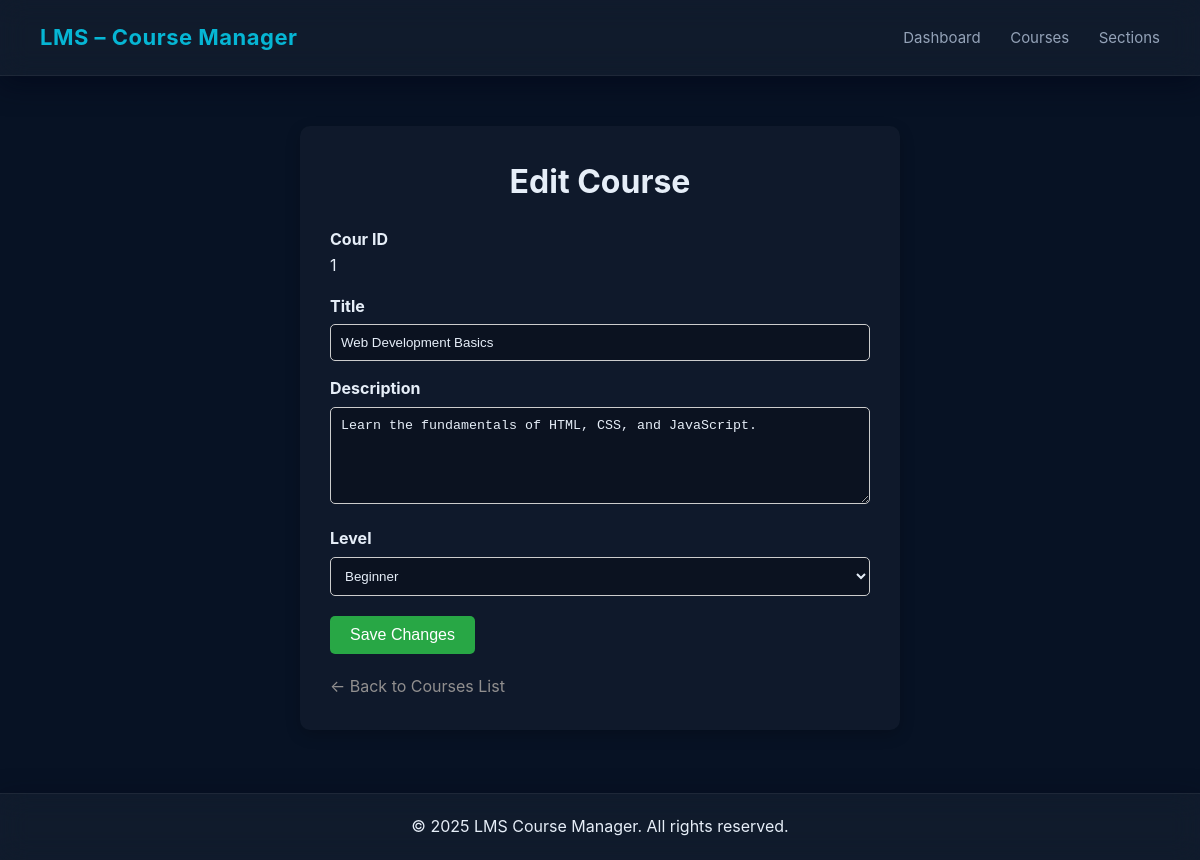
The page /cours/courses_edit.php?id=1 on the database its author committed.
### tables this page shows
CREATE TABLE courses (
    id INT AUTO_INCREMENT PRIMARY KEY,
    title VARCHAR(255) NOT NULL,
    description TEXT NOT NULL,
    level ENUM('Beginner', 'Intermediate', 'Advanced') NOT NULL,
    image VARCHAR(255),
    created_at TIMESTAMP DEFAULT CURRENT_TIMESTAMP
);

### cours/courses_edit.php (the view, shortened to what this page needs)
<?php
require_once '../Infrastructure/config.php';
$title = "";
$description = "";
$level = "";
if ($_SERVER['REQUEST_METHOD'] === "GET") {
    $id = $_GET["id"];
    $sql = "SELECT * FROM courses WHERE id = $id";
    $result = mysqli_query($conn, $sql);
    $row = mysqli_fetch_assoc($result);
    $title = $row["title"];
    $description = $row["description"];
    $level = $row["level"];
}
?>
<!DOCTYPE html>
<html lang="en">
<head>
    <link rel="stylesheet" href="../assests/edit-style.css">
</head>
<body>
    <?php require_once '../Infrastructure/header.php'; ?>
<div class="container">
    <h1>Edit Course</h1>
    <form method="POST">
        <label for="id">Cour ID</label>
        <span><?php echo $id ?></span>
        <label for="title"> Title</label>
        <input type="text" id="title" name="title"
            placeholder="Enter course title"
            value="<?= htmlspecialchars($title) ?>">
        <label for="description"> Description</label>
        <textarea id="description" name="description" rows="5" placeholder="Enter course description"><?= htmlspecialchars($description) ?></textarea>
        <label for="level"> Level</label>
        <select name="level">
            <option value="Beginner" <?= $level === 'Beginner' ? 'selected' : '' ?>>Beginner</option>
        </select>
        <button type="submit">Save Changes</button>
    </form>
    <a href="./courses_create.php" class="back-link"><- Back to Courses List</a>
</div>
    <?php require_once '../Infrastructure/footer.php'; ?>
</body>
</html>

### assests/edit-style.css (style rules this page uses)
:root { --bg-100: #071224; --bg-200: #0b1220; --surface: rgba(255, 255, 255, 0.03); --muted: #94a3b8; --text: #e6eef8; --accent: #7c3aed; --accent-2: #06b6d4; --glass: rgba(255, 255, 255, 0.04); --radius: 14px; --shadow: 0 8px 28px rgba(2, 6, 23, 0.55); --gap: 20px; --max-width: 1200px; color-scheme: dark; font-family: Inter, system-ui, sans-serif; }
* { margin: 0; padding: 0; box-sizing: border-box; color: var(--text); }
body { background: var(--bg-100); line-height: 1.6; padding-bottom: 80px; }
.container { max-width: 600px; margin: 50px auto; background-color: var(--surface); padding: 30px; border-radius: 10px; box-shadow: 0 5px 15px rgba(0, 0, 0, 0.2); }
h1 { text-align: center; margin-bottom: 20px; }
label { display: block; margin-top: 15px; font-weight: bold; }
input[type="text"], textarea, select { width: 100%; padding: 10px; margin-top: 5px; border-radius: 5px; border: 1px solid #ccc; box-sizing: border-box; background-color: var(--bg-200); }
textarea { resize: vertical; }
button { margin-top: 20px; padding: 10px 20px; border: none; border-radius: 5px; background-color: #28a745; color: white; cursor: pointer; font-size: 16px; }
a.back-link { display: inline-block; margin-top: 20px; text-decoration: none; color: #918f8f; }

### rows shown on the page
courses: title "Web Development Basics", description "Learn the fundamentals of HTML, CSS, and JavaScript.", level "Beginner"

### other values the page prints
$id "1"
